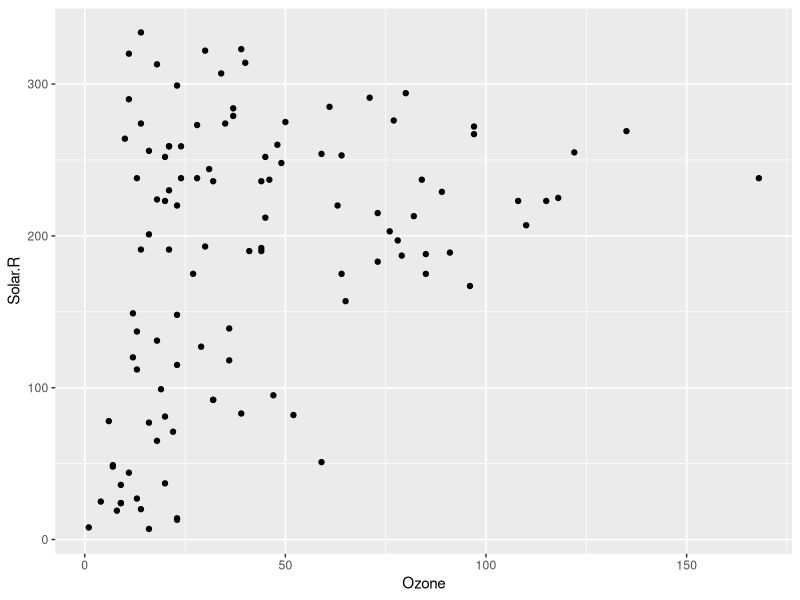
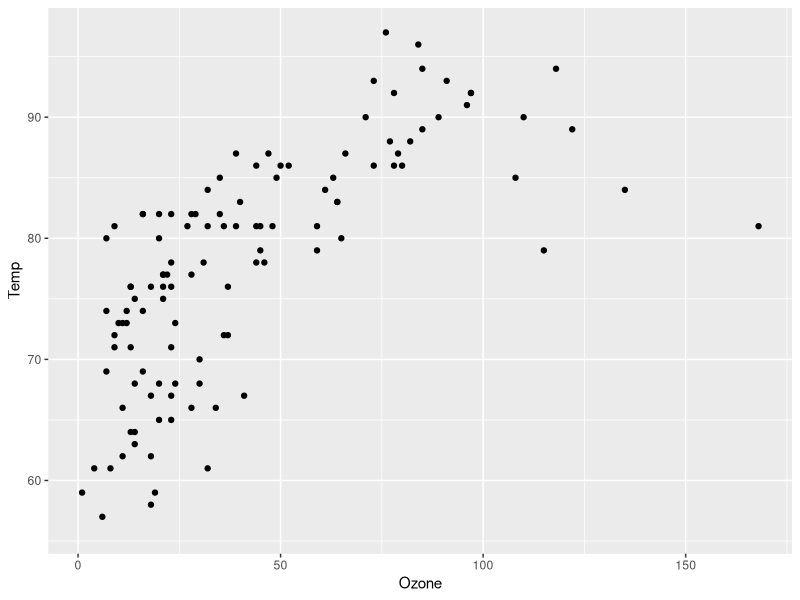

The R script that drew these images, in order:
## ---- chunk 1

knitr::opts_chunk$set(echo = FALSE,
                      fig.height = 3,
                      fig.width = 4,
                      dev = "png")
## ---- chunk 2

lm_fit <- lm(Ozone ~ Solar.R + Temp + Wind, 
             data = airquality)

## ---- chunk 3
library(ggplot2)
ggplot(airquality,
       aes(x = Ozone,
           y = Solar.R)) + 
  geom_point()

## ---- chunk 4

ggplot(airquality,
       aes(x = Ozone,
           y = Temp)) + 
  geom_point()

## ---- chunk 5

knitr::kable(coef(lm_fit))

